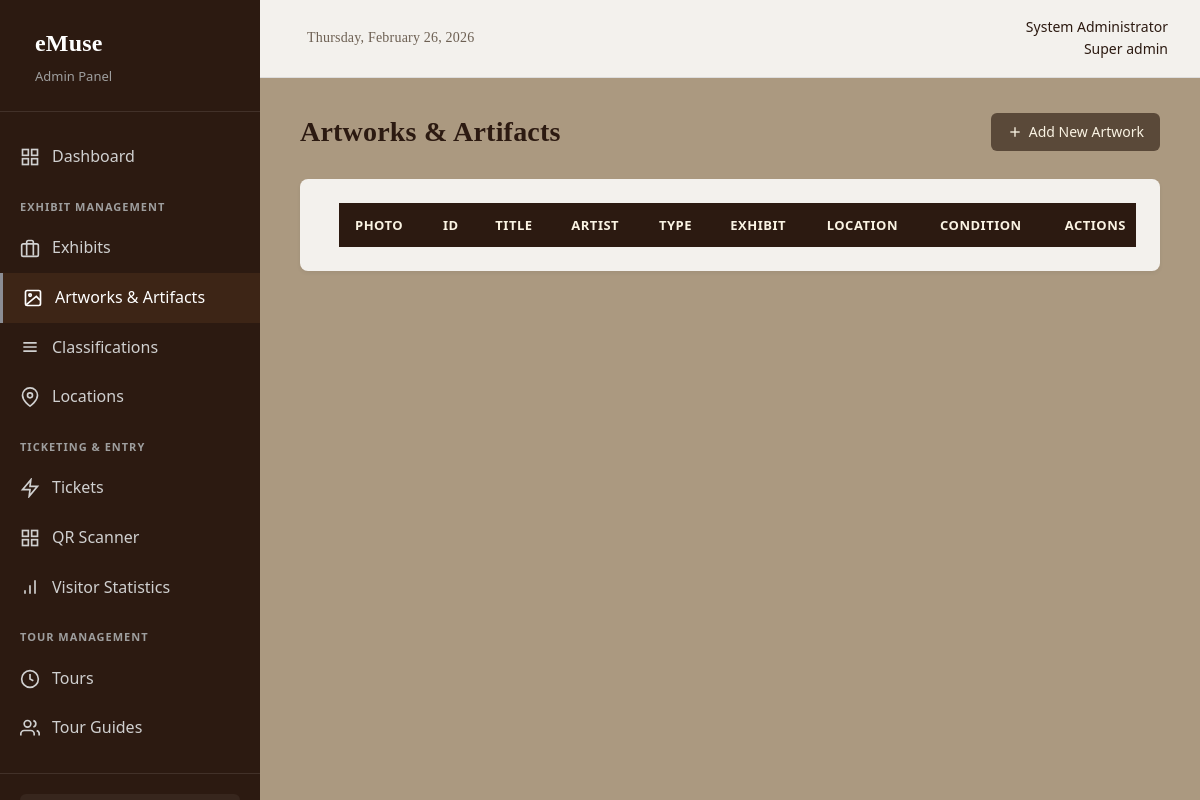
Page /admin/artworks.php (signed in) on the earlier database version.
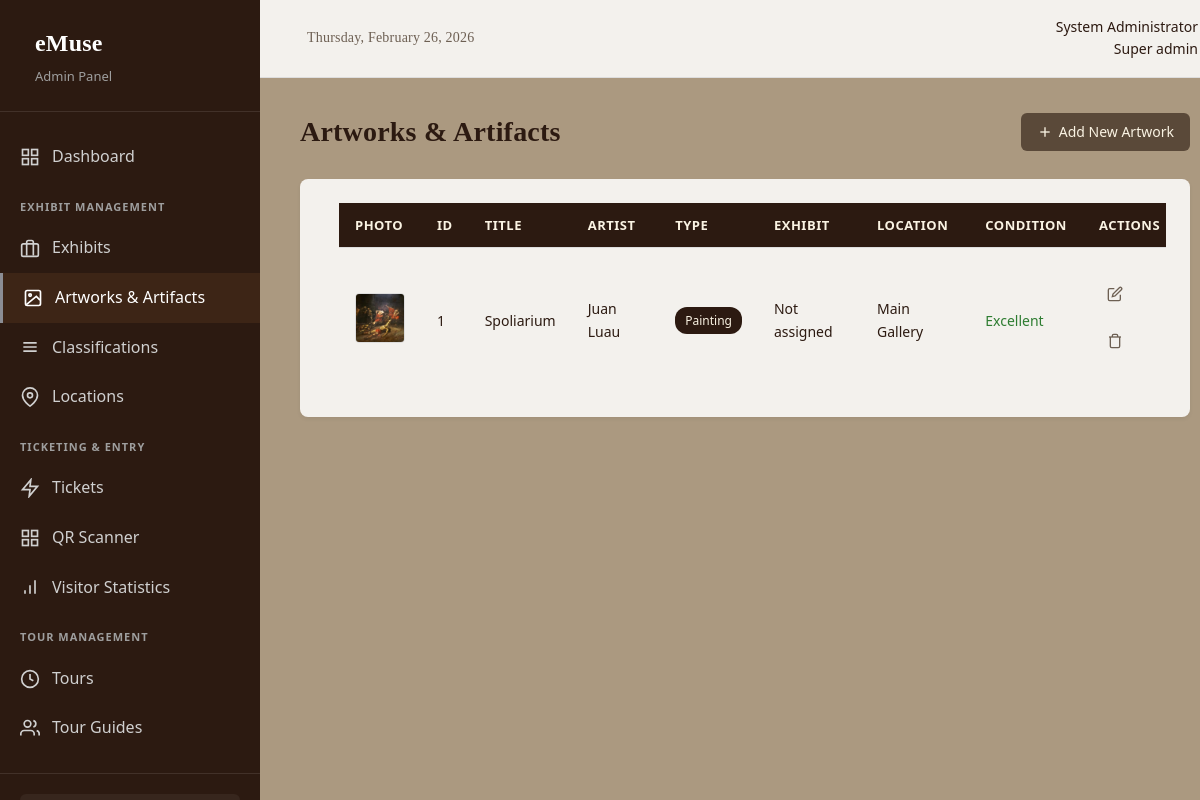
Same page on the later database version.
### tables this page shows
CREATE TABLE IF NOT EXISTS artworks (
    artwork_id INT PRIMARY KEY AUTO_INCREMENT,
    title VARCHAR(200) NOT NULL,
    artist VARCHAR(100),
    type ENUM('painting', 'sculpture', 'artifact', 'photograph', 'other') NOT NULL,
    description TEXT,
    year_created VARCHAR(20),
    exhibit_id INT,
    location_id INT,
    acquisition_date DATE,
    condition_status ENUM('excellent', 'good', 'fair', 'poor') DEFAULT 'good',
    image_path VARCHAR(255),
    created_at TIMESTAMP DEFAULT CURRENT_TIMESTAMP,
    FOREIGN KEY (exhibit_id) REFERENCES exhibits(exhibit_id) ON DELETE SET NULL,
    FOREIGN KEY (location_id) REFERENCES locations(location_id) ON DELETE SET NULL
);

CREATE TABLE IF NOT EXISTS locations (
    location_id INT PRIMARY KEY AUTO_INCREMENT,
    name VARCHAR(100) NOT NULL,
    floor VARCHAR(20),
    capacity INT,
    description TEXT
);

### admin/artworks.php (the view, shortened to what this page needs)
<?php
require_once '../config/config.php';
$artworks = $pdo->query("
    SELECT a.*, e.title as exhibit_title, l.name as location_name
    FROM artworks a
    LEFT JOIN exhibits e ON a.exhibit_id = e.exhibit_id
    LEFT JOIN locations l ON a.location_id = l.location_id
    ORDER BY a.created_at DESC
")->fetchAll();
include 'includes/header.php';
?>
<div class="page-header">
    <h1>Artworks & Artifacts</h1>
    <a href="artwork-form.php" class="btn btn-primary">
        <svg width="16" height="16" viewBox="0 0 24 24" fill="none" stroke="currentColor" stroke-width="2">
            <line x1="12" y1="5" x2="12" y2="19"/>
            <line x1="5" y1="12" x2="19" y2="12"/>
        </svg>
        Add New Artwork
    </a>
</div>
<div class="card">
    <div class="table-responsive">
        <table class="data-table">
            <thead>
                <tr>
                    <th>Photo</th>
                    <th>ID</th>
                    <th>Title</th>
                    <th>Artist</th>
                    <th>Type</th>
                    <th>Exhibit</th>
                    <th>Location</th>
                    <th>Condition</th>
                    <th>Actions</th>
                </tr>
            </thead>
            <tbody>
                <?php foreach ($artworks as $artwork): ?>
                <tr>
                    <td>
                        <?php if (!empty($artwork['image_path'])): ?>
                            <img src="../<?php echo $artwork['image_path']; ?>" alt="<?php echo htmlspecialchars($artwork['title']); ?>"
                                 style="width: 50px; height: 50px; object-fit: cover; border-radius: 4px; border: 1px solid #ddd;">
                        <?php else: ?>
                            <div style="width: 50px; height: 50px; background: #f0f0f0; border-radius: 4px; display: flex; align-items: center; justify-content: center; color: #999; font-size: 12px;">No Image</div>
                        <?php endif; ?>
                    </td>
                    <td><?php echo $artwork['artwork_id']; ?></td>
                    <td><?php echo $artwork['title']; ?></td>
                    <td><?php echo $artwork['artist']; ?></td>
                    <td><span class="badge"><?php echo ucfirst($artwork['type']); ?></span></td>
                    <td><?php echo $artwork['exhibit_title'] ?? 'Not assigned'; ?></td>
                    <td><?php echo $artwork['location_name'] ?? 'Not assigned'; ?></td>
                    <td><span class="condition-<?php echo $artwork['condition_status']; ?>"><?php echo ucfirst($artwork['condition_status']); ?></span></td>
                    <td>
                        <div class="action-buttons">
                            <a href="artwork-form.php?id=<?php echo $artwork['artwork_id']; ?>" class="btn-icon" title="Edit">
                                <svg width="16" height="16" viewBox="0 0 24 24" fill="none" stroke="currentColor" stroke-width="2">
                                    <path d="M11 4H4a2 2 0 0 0-2 2v14a2 2 0 0 0 2 2h14a2 2 0 0 0 2-2v-7"/>
                                    <path d="M18.5 2.5a2.121 2.121 0 0 1 3 3L12 15l-4 1 1-4 9.5-9.5z"/>
                                </svg>
                            </a>
                            <a href="?delete=<?php echo $artwork['artwork_id']; ?>" class="btn-icon btn-danger" onclick="return confirm('Delete this artwork?')" title="Delete">
                                <svg width="16" height="16" viewBox="0 0 24 24" fill="none" stroke="currentColor" stroke-width="2">
                                    <polyline points="3 6 5 6 21 6"/>
                                    <path d="M19 6v14a2 2 0 0 1-2 2H7a2 2 0 0 1-2-2V6m3 0V4a2 2 0 0 1 2-2h4a2 2 0 0 1 2 2v2"/>
                                </svg>
                            </a>
                        </div>
                    </td>
                </tr>
                <?php endforeach; ?>
            </tbody>
        </table>
    </div>
</div>
<?php include 'includes/footer.php'; ?>

### admin/includes/header.php (shortened to what this page needs)
<!DOCTYPE html>
<html lang="en">
<head>
    <link rel="stylesheet" href="../assets/css/style.css?v=<?php echo filemtime('../assets/css/style.css'); ?>">
</head>
<body>
    <div class="admin-layout">
        <aside class="sidebar">
            <div class="sidebar-header">
                <h2>eMuse</h2>
                <p>Admin Panel</p>
            </div>
            <nav class="sidebar-nav">
                <a href="index.php" class="nav-item <?php echo basename($_SERVER['PHP_SELF']) == 'index.php' ? 'active' : ''; ?>">
                    <svg width="20" height="20" viewBox="0 0 24 24" fill="none" stroke="currentColor" stroke-width="2">
                        <rect x="3" y="3" width="7" height="7"/>
                        <rect x="14" y="3" width="7" height="7"/>
                        <rect x="14" y="14" width="7" height="7"/>
                        <rect x="3" y="14" width="7" height="7"/>
                    </svg>
                    Dashboard
                </a>
                <div class="nav-section">Exhibit Management</div>
                <a href="exhibits.php" class="nav-item <?php echo basename($_SERVER['PHP_SELF']) == 'exhibits.php' ? 'active' : ''; ?>">
                    <svg width="20" height="20" viewBox="0 0 24 24" fill="none" stroke="currentColor" stroke-width="2">
                        <rect x="2" y="7" width="20" height="15" rx="2"/>
                        <path d="M16 21V5a2 2 0 0 0-2-2h-4a2 2 0 0 0-2 2v16"/>
                    </svg>
                    Exhibits
                </a>
                <a href="artworks.php" class="nav-item <?php echo basename($_SERVER['PHP_SELF']) == 'artworks.php' ? 'active' : ''; ?>">
                    <svg width="20" height="20" viewBox="0 0 24 24" fill="none" stroke="currentColor" stroke-width="2">
                        <rect x="3" y="3" width="18" height="18" rx="2"/>
                        <circle cx="8.5" cy="8.5" r="1.5"/>
                        <path d="M20.4 14.5L16 10 4 20"/>
                    </svg>
                    Artworks & Artifacts
                </a>
                <a href="classifications.php" class="nav-item <?php echo basename($_SERVER['PHP_SELF']) == 'classifications.php' ? 'active' : ''; ?>">
                    <svg width="20" height="20" viewBox="0 0 24 24" fill="none" stroke="currentColor" stroke-width="2">
                        <path d="M4 7h16M4 12h16M4 17h16"/>
                    </svg>
                    Classifications
                </a>
                <a href="locations.php" class="nav-item <?php echo basename($_SERVER['PHP_SELF']) == 'locations.php' ? 'active' : ''; ?>">
                    <svg width="20" height="20" viewBox="0 0 24 24" fill="none" stroke="currentColor" stroke-width="2">
                        <path d="M21 10c0 7-9 13-9 13s-9-6-9-13a9 9 0 0 1 18 0z"/>
                        <circle cx="12" cy="10" r="3"/>
                    </svg>
                    Locations
                </a>
                <div class="nav-section">Ticketing & Entry</div>
                <a href="tickets.php" class="nav-item <?php echo basename($_SERVER['PHP_SELF']) == 'tickets.php' ? 'active' : ''; ?>">
                    <svg width="20" height="20" viewBox="0 0 24 24" fill="none" stroke="currentColor" stroke-width="2">
                        <path d="M13 2L3 14h9l-1 8 10-12h-9l1-8z"/>
                    </svg>
                    Tickets
                </a>
                <a href="qr-scanner.php" class="nav-item <?php echo basename($_SERVER['PHP_SELF']) == 'qr-scanner.php' ? 'active' : ''; ?>">
                    <svg width="20" height="20" viewBox="0 0 24 24" fill="none" stroke="currentColor" stroke-width="2">
                        <rect x="3" y="3" width="7" height="7"/>
                        <rect x="14" y="3" width="7" height="7"/>
                        <rect x="14" y="14" width="7" height="7"/>
                        <rect x="3" y="14" width="7" height="7"/>
                    </svg>
                    QR Scanner
                </a>
                <a href="visitor-stats.php" class="nav-item <?php echo basename($_SERVER['PHP_SELF']) == 'visitor-stats.php' ? 'active' : ''; ?>">
                    <svg width="20" height="20" viewBox="0 0 24 24" fill="none" stroke="currentColor" stroke-width="2">
                        <line x1="12" y1="20" x2="12" y2="10"/>
                        <line x1="18" y1="20" x2="18" y2="4"/>
                        <line x1="6" y1="20" x2="6" y2="16"/>
                    </svg>
                    Visitor Statistics
                </a>
                <div class="nav-section">Tour Management</div>
                <a href="tours.php" class="nav-item <?php echo basename($_SERVER['PHP_SELF']) == 'tours.php' ? 'active' : ''; ?>">
                    <svg width="20" height="20" viewBox="0 0 24 24" fill="none" stroke="currentColor" stroke-width="2">
                        <circle cx="12" cy="12" r="10"/>
                        <polyline points="12 6 12 12 16 14"/>
                    </svg>
                    Tours
                </a>
                <a href="guides.php" class="nav-item <?php echo basename($_SERVER['PHP_SELF']) == 'guides.php' ? 'active' : ''; ?>">
                    <svg width="20" height="20" viewBox="0 0 24 24" fill="none" stroke="currentColor" stroke-width="2">
                        <path d="M17 21v-2a4 4 0 0 0-4-4H5a4 4 0 0 0-4 4v2"/>
                        <circle cx="9" cy="7" r="4"/>
                        <path d="M23 21v-2a4 4 0 0 0-3-3.87"/>
                        <path d="M16 3.13a4 4 0 0 1 0 7.75"/>
                    </svg>
                    Tour Guides
                </a>
            </nav>
            <div class="sidebar-footer">
                <a href="logout.php" class="logout-btn">
                </a>
            </div>
        </aside>
        <main class="main-content">
            <header class="top-bar">
                <div class="top-bar-left">
                    <h3><?php echo date('l, F j, Y'); ?></h3>
                </div>
                <div class="top-bar-right">
                    <div class="user-info">
                        <span><?php echo $_SESSION['admin_name']; ?></span>
                        <span class="user-role"><?php echo ucfirst(str_replace('_', ' ', $_SESSION['admin_role'])); ?></span>
                    </div>
                </div>
            </header>
            <div class="content">

### admin/includes/footer.php (shortened to what this page needs)
            </div>
        </main>
    </div>
</body>
</html>

Differences in the rows shown:
added artworks: image_path+title (picture), artwork_id "1", title "Spoliarium", artist "Juan Luau", type "Painting", exhibit_title "Not assigned", location.name "Main Gallery", condition_status "Excellent"
